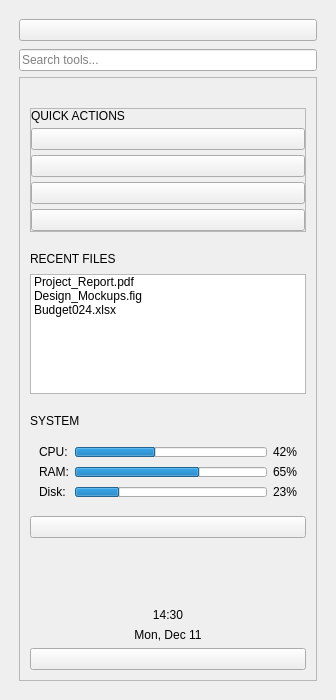
<?xml version='1.0' encoding='utf-8'?>
<ui version="4.0">
 <class>CustomComponent</class>
 <widget class="QCustomComponent" name="CustomComponent">
  <property name="geometry">
   <rect>
    <x>0</x>
    <y>0</y>
    <width>336</width>
    <height>700</height>
   </rect>
  </property>
  <property name="windowTitle">
   <string>CustomComponent</string>
  </property>
  <layout class="QVBoxLayout" name="verticalLayout">
   <property name="spacing">
    <number>10</number>
   </property>
   <property name="leftMargin">
    <number>10</number>
   </property>
   <property name="topMargin">
    <number>10</number>
   </property>
   <property name="rightMargin">
    <number>10</number>
   </property>
   <property name="bottomMargin">
    <number>10</number>
   </property>
   <item>
    <widget class="QCustomSidebar" name="rightSidebar">
     <layout class="QVBoxLayout" name="verticalLayout_2">
      <item>
       <widget class="QWidget" name="rightHeaderWidget" native="true">
        <layout class="QVBoxLayout" name="verticalLayout_3">
         <property name="spacing">
          <number>8</number>
         </property>
         <property name="leftMargin">
          <number>0</number>
         </property>
         <property name="topMargin">
          <number>0</number>
         </property>
         <property name="rightMargin">
          <number>0</number>
         </property>
         <property name="bottomMargin">
          <number>0</number>
         </property>
         <item>
          <widget class="QCustomSidebarButton" name="btnRightMenu">
           <property name="icon">
            <iconset resource="../Qss/icons/_icons.qrc">
             <normaloff>:/material_design/icons/material_design/apps.png</normaloff>:/material_design/icons/material_design/apps.png</iconset>
           </property>
           <property name="labelText" stdset="0">
            <string>Tools &amp; Widgets</string>
           </property>
          </widget>
         </item>
         <item>
          <widget class="QLineEdit" name="searchBox">
           <property name="placeholderText">
            <string>Search tools...</string>
           </property>
          </widget>
         </item>
        </layout>
       </widget>
      </item>
      <item>
       <widget class="QScrollArea" name="scrollArea">
        <property name="sizePolicy">
         <sizepolicy hsizetype="Preferred" vsizetype="Expanding">
          <horstretch>0</horstretch>
          <verstretch>0</verstretch>
         </sizepolicy>
        </property>
        <property name="widgetResizable">
         <bool>true</bool>
        </property>
        <widget class="QWidget" name="scrollAreaWidgetContents_3">
         <property name="geometry">
          <rect>
           <x>0</x>
           <y>0</y>
           <width>278</width>
           <height>592</height>
          </rect>
         </property>
         <layout class="QVBoxLayout" name="verticalLayout_10">
          <property name="spacing">
           <number>10</number>
          </property>
          <property name="leftMargin">
           <number>10</number>
          </property>
          <property name="topMargin">
           <number>10</number>
          </property>
          <property name="rightMargin">
           <number>10</number>
          </property>
          <property name="bottomMargin">
           <number>10</number>
          </property>
          <item>
           <widget class="QCustomHorizontalSeparator" name="rightHeaderSeparator">
            <property name="sizePolicy">
             <sizepolicy hsizetype="MinimumExpanding" vsizetype="Fixed">
              <horstretch>0</horstretch>
              <verstretch>0</verstretch>
             </sizepolicy>
            </property>
           </widget>
          </item>
          <item>
           <widget class="QWidget" name="quickActionsWidget" native="true">
            <layout class="QVBoxLayout" name="verticalLayout_11">
             <property name="spacing">
              <number>8</number>
             </property>
             <property name="leftMargin">
              <number>0</number>
             </property>
             <property name="topMargin">
              <number>0</number>
             </property>
             <property name="rightMargin">
              <number>0</number>
             </property>
             <property name="bottomMargin">
              <number>0</number>
             </property>
            </layout>
           </widget>
          </item>
          <item>
           <widget class="QScrollArea" name="scrollArea_3">
            <property name="sizePolicy">
             <sizepolicy hsizetype="Preferred" vsizetype="Expanding">
              <horstretch>0</horstretch>
              <verstretch>0</verstretch>
             </sizepolicy>
            </property>
            <property name="widgetResizable">
             <bool>true</bool>
            </property>
            <widget class="QWidget" name="scrollAreaWidgetContents_4">
             <property name="geometry">
              <rect>
               <x>0</x>
               <y>0</y>
               <width>242</width>
               <height>140</height>
              </rect>
             </property>
             <layout class="QVBoxLayout" name="verticalLayout_12">
              <property name="spacing">
               <number>5</number>
              </property>
              <property name="leftMargin">
               <number>0</number>
              </property>
              <property name="topMargin">
               <number>0</number>
              </property>
              <property name="rightMargin">
               <number>0</number>
              </property>
              <property name="bottomMargin">
               <number>0</number>
              </property>
              <item>
               <widget class="QLabel" name="quickActionsLabel">
                <property name="text">
                 <string>QUICK ACTIONS</string>
                </property>
               </widget>
              </item>
              <item>
               <widget class="QCustomSidebarButton" name="btnQuickNote">
                <property name="icon">
                 <iconset resource="../Qss/icons/_icons.qrc">
                  <normaloff>:/material_design/icons/material_design/note_add.png</normaloff>:/material_design/icons/material_design/note_add.png</iconset>
                </property>
                <property name="labelText" stdset="0">
                 <string>Quick Note</string>
                </property>
               </widget>
              </item>
              <item>
               <widget class="QCustomSidebarButton" name="btnScreenshot">
                <property name="icon">
                 <iconset resource="../Qss/icons/_icons.qrc">
                  <normaloff>:/material_design/icons/material_design/screenshot.png</normaloff>:/material_design/icons/material_design/screenshot.png</iconset>
                </property>
                <property name="labelText" stdset="0">
                 <string>Screenshot</string>
                </property>
               </widget>
              </item>
              <item>
               <widget class="QCustomSidebarButton" name="btnCalculator">
                <property name="icon">
                 <iconset resource="../Qss/icons/_icons.qrc">
                  <normaloff>:/material_design/icons/material_design/calculate.png</normaloff>:/material_design/icons/material_design/calculate.png</iconset>
                </property>
                <property name="labelText" stdset="0">
                 <string>Calculator</string>
                </property>
               </widget>
              </item>
              <item>
               <widget class="QCustomSidebarButton" name="btnTimer">
                <property name="icon">
                 <iconset resource="../Qss/icons/_icons.qrc">
                  <normaloff>:/material_design/icons/material_design/timer.png</normaloff>:/material_design/icons/material_design/timer.png</iconset>
                </property>
                <property name="labelText" stdset="0">
                 <string>Timer</string>
                </property>
               </widget>
              </item>
             </layout>
            </widget>
           </widget>
          </item>
          <item>
           <widget class="QCustomHorizontalSeparator" name="quickActionsSeparator">
            <property name="sizePolicy">
             <sizepolicy hsizetype="Preferred" vsizetype="Fixed">
              <horstretch>0</horstretch>
              <verstretch>0</verstretch>
             </sizepolicy>
            </property>
           </widget>
          </item>
          <item>
           <widget class="QWidget" name="recentFilesWidget" native="true">
            <layout class="QVBoxLayout" name="verticalLayout_13">
             <property name="spacing">
              <number>8</number>
             </property>
             <property name="leftMargin">
              <number>0</number>
             </property>
             <property name="topMargin">
              <number>0</number>
             </property>
             <property name="rightMargin">
              <number>0</number>
             </property>
             <property name="bottomMargin">
              <number>0</number>
             </property>
             <item>
              <widget class="QLabel" name="recentFilesLabel">
               <property name="text">
                <string>RECENT FILES</string>
               </property>
              </widget>
             </item>
             <item>
              <widget class="QListWidget" name="recentFilesList">
               <property name="sizePolicy">
                <sizepolicy hsizetype="Preferred" vsizetype="Preferred">
                 <horstretch>0</horstretch>
                 <verstretch>0</verstretch>
                </sizepolicy>
               </property>
               <property name="maximumSize">
                <size>
                 <width>16777215</width>
                 <height>120</height>
                </size>
               </property>
               <item>
                <property name="text">
                 <string>Project_Report.pdf</string>
                </property>
                <property name="icon">
                 <iconset resource="../Qss/icons/_icons.qrc">
                  <normaloff>:/material_design/icons/material_design/description.png</normaloff>:/material_design/icons/material_design/description.png</iconset>
                </property>
               </item>
               <item>
                <property name="text">
                 <string>Design_Mockups.fig</string>
                </property>
                <property name="icon">
                 <iconset resource="../Qss/icons/_icons.qrc">
                  <normaloff>:/material_design/icons/material_design/design_services.png</normaloff>:/material_design/icons/material_design/design_services.png</iconset>
                </property>
               </item>
               <item>
                <property name="text">
                 <string>Budget024.xlsx</string>
                </property>
                <property name="icon">
                 <iconset resource="../Qss/icons/_icons.qrc">
                  <normaloff>:/material_design/icons/material_design/table_chart.png</normaloff>:/material_design/icons/material_design/table_chart.png</iconset>
                </property>
               </item>
              </widget>
             </item>
            </layout>
           </widget>
          </item>
          <item>
           <widget class="QCustomHorizontalSeparator" name="recentFilesSeparator">
            <property name="sizePolicy">
             <sizepolicy hsizetype="Preferred" vsizetype="Fixed">
              <horstretch>0</horstretch>
              <verstretch>0</verstretch>
             </sizepolicy>
            </property>
           </widget>
          </item>
          <item>
           <widget class="QWidget" name="systemWidget" native="true">
            <layout class="QVBoxLayout" name="verticalLayout_14">
             <property name="spacing">
              <number>8</number>
             </property>
             <property name="leftMargin">
              <number>0</number>
             </property>
             <property name="topMargin">
              <number>0</number>
             </property>
             <property name="rightMargin">
              <number>0</number>
             </property>
             <property name="bottomMargin">
              <number>0</number>
             </property>
             <item>
              <widget class="QLabel" name="systemLabel">
               <property name="text">
                <string>SYSTEM</string>
               </property>
              </widget>
             </item>
             <item>
              <widget class="QWidget" name="systemStatsWidget" native="true">
               <layout class="QGridLayout" name="gridLayout">
                <property name="spacing">
                 <number>6</number>
                </property>
                <item row="0" column="0">
                 <widget class="QLabel" name="cpuLabel">
                  <property name="text">
                   <string>CPU:</string>
                  </property>
                 </widget>
                </item>
                <item row="0" column="1">
                 <widget class="QProgressBar" name="cpuProgress">
                  <property name="maximumSize">
                   <size>
                    <width>16777215</width>
                    <height>10</height>
                   </size>
                  </property>
                  <property name="value">
                   <number>42</number>
                  </property>
                  <property name="textVisible">
                   <bool>false</bool>
                  </property>
                 </widget>
                </item>
                <item row="0" column="2">
                 <widget class="QLabel" name="cpuValue">
                  <property name="text">
                   <string>42%</string>
                  </property>
                 </widget>
                </item>
                <item row="1" column="0">
                 <widget class="QLabel" name="memoryLabel">
                  <property name="text">
                   <string>RAM:</string>
                  </property>
                 </widget>
                </item>
                <item row="1" column="1">
                 <widget class="QProgressBar" name="memoryProgress">
                  <property name="maximumSize">
                   <size>
                    <width>16777215</width>
                    <height>10</height>
                   </size>
                  </property>
                  <property name="value">
                   <number>65</number>
                  </property>
                  <property name="textVisible">
                   <bool>false</bool>
                  </property>
                 </widget>
                </item>
                <item row="1" column="2">
                 <widget class="QLabel" name="memoryValue">
                  <property name="text">
                   <string>65%</string>
                  </property>
                 </widget>
                </item>
                <item row="2" column="0">
                 <widget class="QLabel" name="diskLabel">
                  <property name="text">
                   <string>Disk:</string>
                  </property>
                 </widget>
                </item>
                <item row="2" column="1">
                 <widget class="QProgressBar" name="diskProgress">
                  <property name="maximumSize">
                   <size>
                    <width>16777215</width>
                    <height>10</height>
                   </size>
                  </property>
                  <property name="value">
                   <number>23</number>
                  </property>
                  <property name="textVisible">
                   <bool>false</bool>
                  </property>
                 </widget>
                </item>
                <item row="2" column="2">
                 <widget class="QLabel" name="diskValue">
                  <property name="text">
                   <string>23%</string>
                  </property>
                 </widget>
                </item>
               </layout>
              </widget>
             </item>
             <item>
              <widget class="QCustomSidebarButton" name="btnSystemMonitor">
               <property name="icon">
                <iconset resource="../Qss/icons/_icons.qrc">
                 <normaloff>:/material_design/icons/material_design/monitor_heart.png</normaloff>:/material_design/icons/material_design/monitor_heart.png</iconset>
               </property>
               <property name="labelText" stdset="0">
                <string>System Monitor</string>
               </property>
              </widget>
             </item>
            </layout>
           </widget>
          </item>
          <item>
           <spacer name="verticalSpacer">
            <property name="orientation">
             <enum>Qt::Orientation::Vertical</enum>
            </property>
            <property name="sizeHint" stdset="0">
             <size>
              <width>20</width>
              <height>40</height>
             </size>
            </property>
           </spacer>
          </item>
          <item>
           <widget class="QCustomHorizontalSeparator" name="systemSeparator">
            <property name="sizePolicy">
             <sizepolicy hsizetype="Preferred" vsizetype="Fixed">
              <horstretch>0</horstretch>
              <verstretch>0</verstretch>
             </sizepolicy>
            </property>
           </widget>
          </item>
          <item>
           <widget class="QWidget" name="rightFooterWidget" native="true">
            <layout class="QVBoxLayout" name="verticalLayout_15">
             <property name="spacing">
              <number>6</number>
             </property>
             <property name="leftMargin">
              <number>0</number>
             </property>
             <property name="topMargin">
              <number>0</number>
             </property>
             <property name="rightMargin">
              <number>0</number>
             </property>
             <property name="bottomMargin">
              <number>0</number>
             </property>
             <item>
              <widget class="QLabel" name="currentTimeLabel">
               <property name="text">
                <string>14:30</string>
               </property>
               <property name="alignment">
                <set>Qt::AlignmentFlag::AlignCenter</set>
               </property>
              </widget>
             </item>
             <item>
              <widget class="QLabel" name="currentDateLabel">
               <property name="text">
                <string>Mon, Dec 11</string>
               </property>
               <property name="alignment">
                <set>Qt::AlignmentFlag::AlignCenter</set>
               </property>
              </widget>
             </item>
             <item>
              <widget class="QCustomSidebarButton" name="btnCalendar">
               <property name="icon">
                <iconset resource="../Qss/icons/_icons.qrc">
                 <normaloff>:/material_design/icons/material_design/calendar_month.png</normaloff>:/material_design/icons/material_design/calendar_month.png</iconset>
               </property>
               <property name="labelText" stdset="0">
                <string>Open Calendar</string>
               </property>
              </widget>
             </item>
            </layout>
           </widget>
          </item>
         </layout>
        </widget>
       </widget>
      </item>
     </layout>
    </widget>
   </item>
  </layout>
 </widget>
 <customwidgets>
  <customwidget>
   <class>QCustomSidebar</class>
   <extends>QWidget</extends>
   <header>Custom_Widgets.QCustomSidebar</header>
   <container>1</container>
  </customwidget>
  <customwidget>
   <class>QCustomHorizontalSeparator</class>
   <extends>QWidget</extends>
   <header>Custom_Widgets.QCustomHorizontalSeparator</header>
  </customwidget>
  <customwidget>
   <class>QCustomSidebarButton</class>
   <extends>QPushButton</extends>
   <header>Custom_Widgets.QCustomSidebarButton</header>
  </customwidget>
  <customwidget>
   <class>QCustomComponent</class>
   <extends>QWidget</extends>
   <header>Custom_Widgets.QCustomComponent</header>
   <container>1</container>
  </customwidget>
 <customwidget><class>QPushButton</class><extends>QPushButton</extends><header location="global">Custom_Widgets.Theme.h</header><container>1</container></customwidget><customwidget><class>QLabel</class><extends>QLabel</extends><header location="global">Custom_Widgets.Theme.h</header><container>1</container></customwidget></customwidgets>
 <connections />
</ui>
